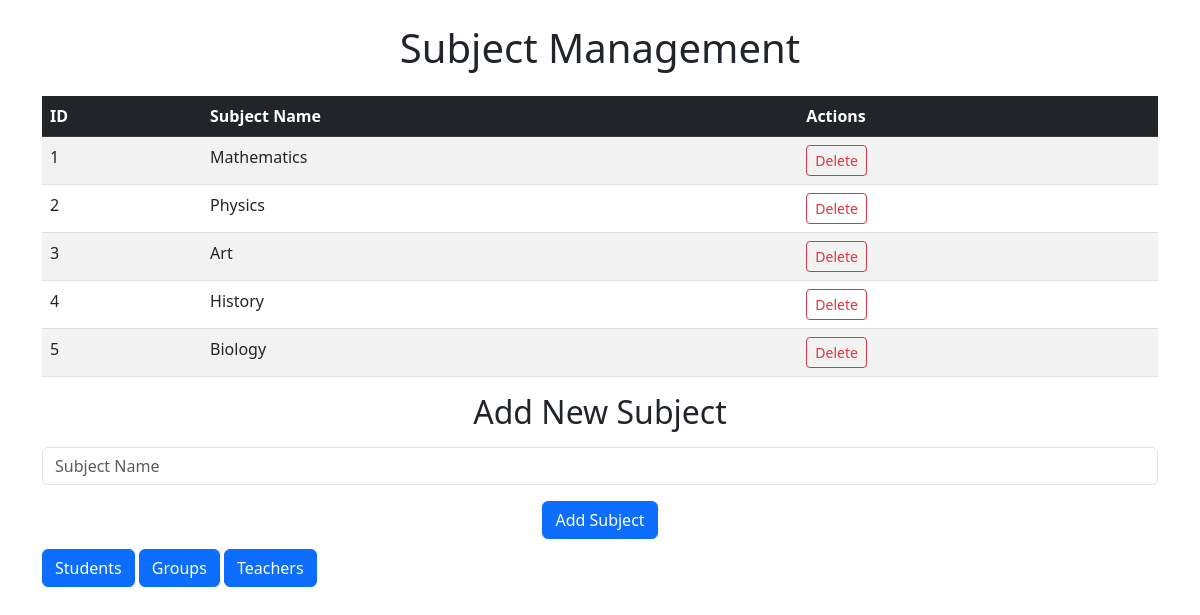
The page /subjects/ on the database as committed earlier.
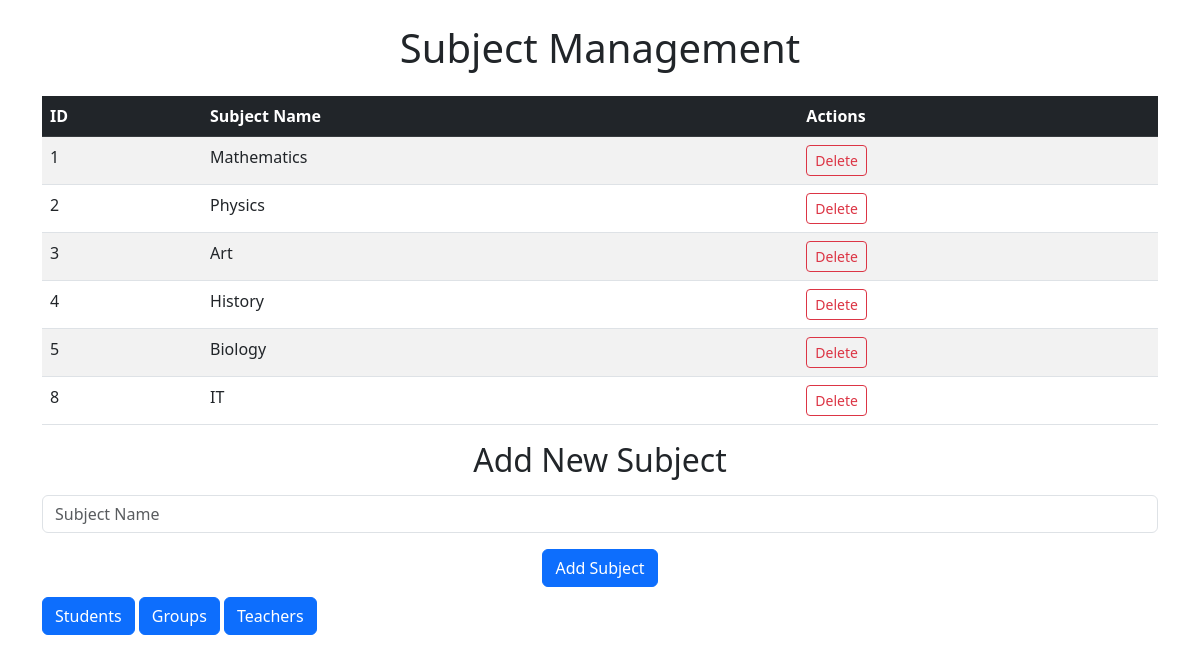
The same page on the database as committed later.
### main/models.py (models this page shows, shortened)
class Subject(models.Model):
    name = models.CharField(max_length=120)

### main/views.py (the view)
# urls.py: path('subjects/',Subjects),
def Subjects(request):
    if request.method == 'POST':
        form = Subjectsform(request.POST)
        if form.is_valid():
            form.save()
            return redirect('/subjects/')
    else:
        form = Subjectsform()
    context = {
        'form':form,
        'subject':Subject.objects.all()
    }
    return render(request, 'subjects.html', context)

### main/forms.py
class Subjectsform(forms.ModelForm):
    class Meta:
        model = Subject
        fields = ["name"]
        widgets = {
            'name': forms.TextInput(attrs={'class': 'form-control', 'placeholder': 'Subject Name'}),
        }

### templates/subjects.html (shortened to what this page needs)
<!DOCTYPE html>
<html lang="en">
<head>
    <link href="https://cdn.jsdelivr.net/npm/bootstrap@5.3.0/dist/css/bootstrap.min.css" rel="stylesheet">
</head>
<body>
    <div class="container mt-4">
        <h1 class="text-center mb-4">Subject Management</h1>
        <div class="table-responsive subject-table">
            <table class="table table-striped table-hover">
                <thead class="table-dark">
                    <tr>
                        <th>ID</th>
                        <th>Subject Name</th>
                        <th>Actions</th>
                    </tr>
                </thead>
                <tbody>
                    {% for i in subject %}
                    <tr>
                        <td>{{ i.id }}</td>
                        <td>{{ i.name }}</td>
                        <td>
                            <form method="post" action="{% url 'delete_object' model_name='subject' id=i.id %}"
                                style="display: inline;">
                                <button type="submit" class="btn btn-sm btn-outline-danger"
                                    onclick="return confirm('Вы уверены, что хотите удалить предмет {{ i.name }}?')">
                                    Delete
                                </button>
                            </form>
                        </td>
                    </tr>
                    {% endfor %}
                </tbody>
            </table>
        </div>
        <div class="add-subject-form">
            <h2 class="mb-3 text-center">Add New Subject</h2>
            <form method="post" action="/subjects/">
                <div class="mb-3">
                    {{ form.name }}
                </div>
                <div class="text-center">
                    <button type="submit" class="btn btn-primary">Add Subject</button>
                </div>
            </form>
        </div>
        <a class="btn btn-primary need" href="/index/">Students</a>
        <a class="btn btn-primary need" href="/groups/">Groups</a>
        <a class="btn btn-primary need" href="/teachers/">Teachers</a>
    </div>
</body>
</html>

Rows that differ between the two databases and show on the page:
added Subject: id "8", name "IT"
